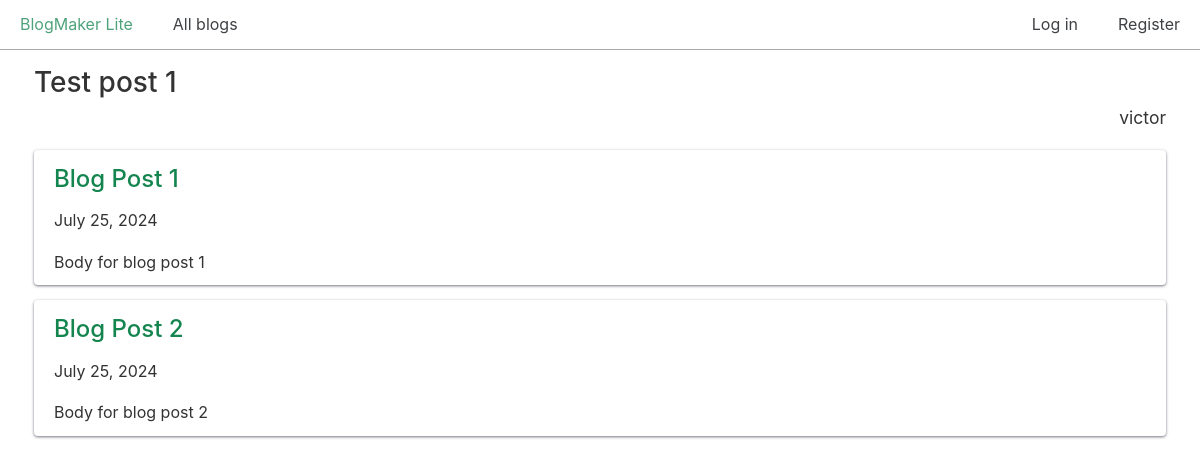
The app's page /blogs/1/, older data.
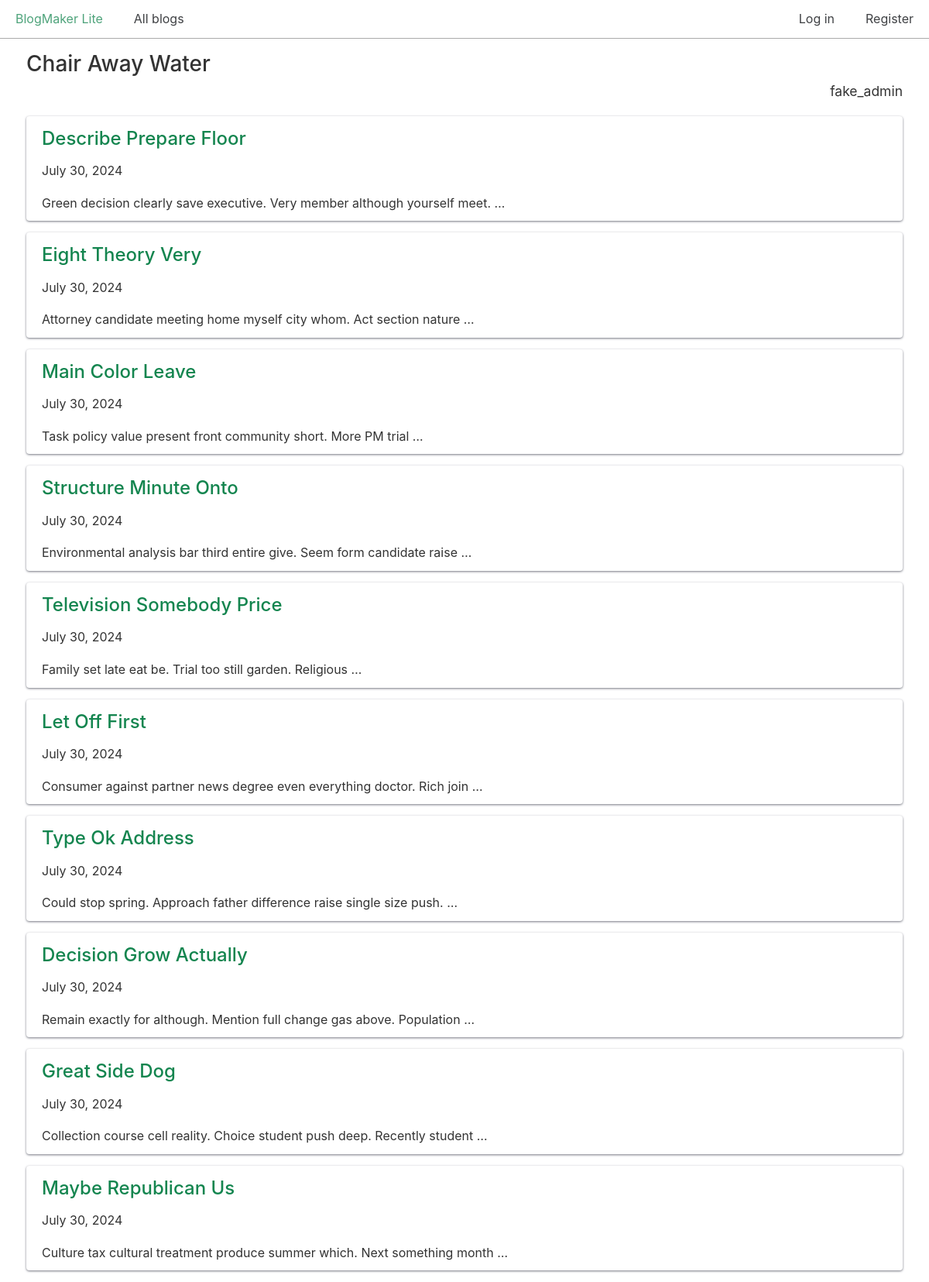
The same page, newer data.
### blogs/models.py (models this page shows, shortened)
class Blog(models.Model):
    title = models.CharField(max_length=200)
    description = models.TextField()
    date_added = models.DateTimeField(auto_now_add=True)
    owner = models.ForeignKey(User, on_delete=models.CASCADE) # many-to-one relationship

class BlogPost(models.Model):
    title = models.CharField(max_length=500)
    body = models.TextField()
    blog = models.ForeignKey(Blog, on_delete=models.CASCADE)
    date_added = models.DateTimeField(auto_now_add=True)

### blogs/views.py (the view)
# urls.py: path("blogs/<int:blog_id>/", views.blog, name="blog"),
def blog(request, blog_id):
    blog = Blog.objects.get(id=blog_id)
    posts = blog.blogpost_set.all()
    context = {
        "blog": blog,
        "posts": posts,
    }
    return render(request, "blogs/blog.html", context)

### blogs/templates/blogs/blog.html (shortened to what this page needs)
{% extends "blogs/base.html" %}
{% block content %}
  <h2>{{ blog.title }}</h2>
  <p class="text-right blog-owner">{{ blog.owner.username }}</p>
  {% for post in posts %}
    <div class="card">
      <header>
        <h3>
          <a href="{% url 'blogs:post' post.id %}">{{ post.title }}</a>
        </h3>
      </header>
      <p>{{ post.date_added|date:"DATE_FORMAT"}}</p>
      <p>{{ post.body|truncatewords:10 }}</p>
    </div>
  {% empty %}
    <h3>No posts have been written yet.</h3>
  {% endfor %}
{% endblock content %}

Row changes from the older to the newer data that the page shows:
removed BlogPost: title "Blog Post 1", date_added "July 25, 2024", body "Body for blog post 1"
no longer on this page (row edited): BlogPost: title "Blog Post 2", date_added "July 25, 2024", body "Body for blog post 2"
changed Blog: title "Test post 1" → "Chair Away Water"; owner.username "victor" → "fake_admin"
added BlogPost: title "Describe Prepare Floor", date_added "July 30, 2024", body "Green decision clearly save executive. Very member although yourself meet. …"
added BlogPost: title "Eight Theory Very", date_added "July 30, 2024", body "Attorney candidate meeting home myself city whom. Act section nature …"
added BlogPost: title "Main Color Leave", date_added "July 30, 2024", body "Task policy value present front community short. More PM trial …"
added BlogPost: title "Structure Minute Onto", date_added "July 30, 2024", body "Environmental analysis bar third entire give. Seem form candidate raise …"
added BlogPost: title "Television Somebody Price", date_added "July 30, 2024", body "Family set late eat be. Trial too still garden. Religious …"
added BlogPost: title "Let Off First", date_added "July 30, 2024", body "Consumer against partner news degree even everything doctor. Rich join …"
added BlogPost: title "Type Ok Address", date_added "July 30, 2024", body "Could stop spring. Approach father difference raise single size push. …"
added BlogPost: title "Decision Grow Actually", date_added "July 30, 2024", body "Remain exactly for although. Mention full change gas above. Population …"
added BlogPost: title "Great Side Dog", date_added "July 30, 2024", body "Collection course cell reality. Choice student push deep. Recently student …"
added BlogPost: title "Maybe Republican Us", date_added "July 30, 2024", body "Culture tax cultural treatment produce summer which. Next something month …"
